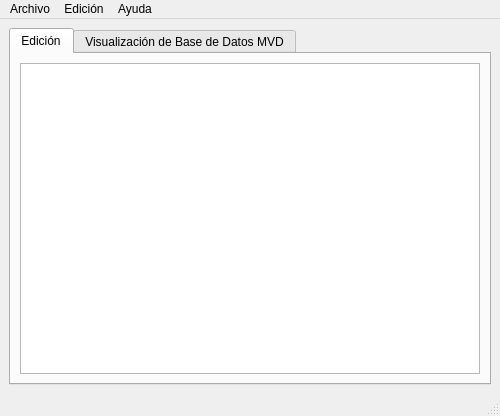
<?xml version="1.0" encoding="UTF-8"?>
<ui version="4.0">
 <class>MainWindow</class>
 <widget class="QMainWindow" name="MainWindow">
  <property name="geometry">
   <rect>
    <x>0</x>
    <y>0</y>
    <width>500</width>
    <height>416</height>
   </rect>
  </property>
  <property name="windowTitle">
   <string>MainWindow</string>
  </property>
  <widget class="QWidget" name="centralwidget">
   <layout class="QVBoxLayout" name="verticalLayout">
    <item>
     <widget class="QTabWidget" name="tabWidget">
      <property name="currentIndex">
       <number>0</number>
      </property>
      <widget class="QWidget" name="tab">
       <attribute name="title">
        <string>Edición</string>
       </attribute>
       <layout class="QHBoxLayout" name="horizontalLayout_2">
        <item>
         <widget class="QTextEdit" name="textEdit"/>
        </item>
       </layout>
      </widget>
      <widget class="QWidget" name="tab_2">
       <attribute name="title">
        <string>Visualización de Base de Datos MVD</string>
       </attribute>
       <layout class="QHBoxLayout" name="horizontalLayout">
        <item>
         <widget class="QTableView" name="tableView"/>
        </item>
       </layout>
      </widget>
     </widget>
    </item>
   </layout>
  </widget>
  <widget class="QMenuBar" name="menubar">
   <property name="geometry">
    <rect>
     <x>0</x>
     <y>0</y>
     <width>500</width>
     <height>18</height>
    </rect>
   </property>
   <widget class="QMenu" name="menuArchivpo">
    <property name="title">
     <string>Archivo</string>
    </property>
    <addaction name="actionArbir"/>
    <addaction name="actionGuardar"/>
    <addaction name="actionCerrar"/>
   </widget>
   <widget class="QMenu" name="menuEdici_n">
    <property name="title">
     <string>Edición</string>
    </property>
   </widget>
   <widget class="QMenu" name="menuAyuda">
    <property name="title">
     <string>Ayuda</string>
    </property>
   </widget>
   <addaction name="menuArchivpo"/>
   <addaction name="menuEdici_n"/>
   <addaction name="menuAyuda"/>
  </widget>
  <widget class="QStatusBar" name="statusbar"/>
  <action name="actionArbir">
   <property name="text">
    <string>Arbir</string>
   </property>
  </action>
  <action name="actionGuardar">
   <property name="text">
    <string>Guardar</string>
   </property>
  </action>
  <action name="actionCerrar">
   <property name="text">
    <string>Cerrar</string>
   </property>
  </action>
 </widget>
 <resources/>
 <connections/>
</ui>
